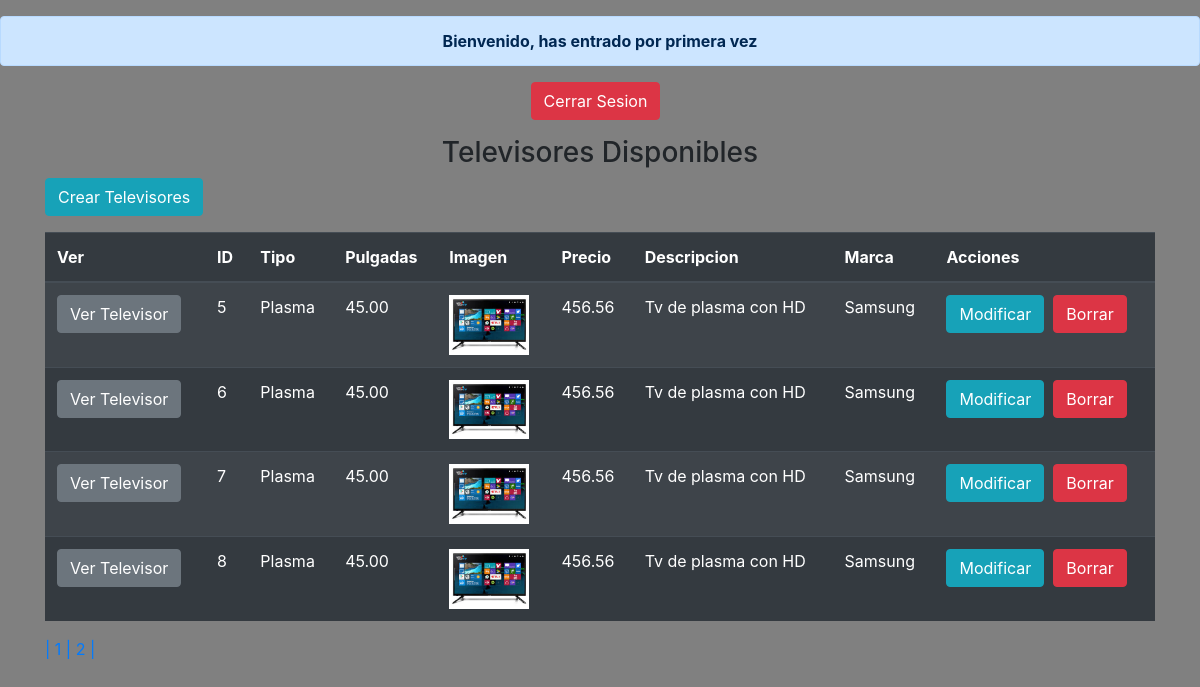
Page /televisores.php?pag=2 (signed in) on the committed database.
### tables this page shows
create table televisores(
	id int auto_increment primary key,
	tipo varchar(60) not null,
	pulgadas float(6,2),
	imagen varchar(120) default 'img/televisores/default.jpg',
	precio float (6,2),
	descripcion varchar (200) not null,
	marca varchar(20) not null
);

### class/Televisores.php (called while the page is built, shortened)
<?php
class Televisores
{
    private $conexion;
    public function __construct()
    {
        $numeroArg = func_num_args();
    }
    public function setConexion($con)
    {
        $this->conexion = $con;
    }
    public function getTotalRegistros()
    {
        $consulta = "select * from televisores";
        try {
            $televisores = $this->conexion->query($consulta);
        } catch (PDOException $ex) {
            die("Error al recuperar las plataformas!!!" . $ex->getMessage());
        }
        return $televisores->rowCount();
    }
    public function read($inf, $pag)
    {
        $consulta = "select * from televisores order by id limit $inf,$pag";
        try {
            $televisores = $this->conexion->query($consulta);
        } catch (PDOException $ex) {
            die("Error al recuperar las plataformas!!!" . $ex->getMessage());
        }
        return $televisores;
    }
}

### televisores.php (the view, shortened to what this page needs)
<?php
if(isset($_SESSION['contador']))
{
  $_SESSION['contador'] = $_SESSION['contador'] + 1;
  $mensaje = 'Número de visitas: ' . $_SESSION['contador'];
}
else
{
  $mensaje = 'Bienvenido, has entrado por primera vez';
}
?>
<!doctype html>
<html lang="en">
    <head>
        <link rel="stylesheet" href="https://stackpath.bootstrapcdn.com/bootstrap/4.3.1/css/bootstrap.min.css">
    </head>
    <body style="background-color: grey">
        <?php
        if (isset($_SESSION['usuario'])) {
            echo "<div class='text-center mt-3'>";
            echo "<form name='cerrar' action='cerrarSesion.php' method='POST' style='display:inline;'>";
            echo "<div class='alert alert-primary' role='alert'>";
        echo "<a href='#' class='alert-link mb-5'>".$mensaje."</a>";
        echo "</div>";
            echo "<input type='submit' class='btn btn-danger' value='Cerrar Sesion'>\n";
            echo "</form>&nbsp;";
           echo "</div>";
          }
        ?>
        <h3 class="text text-center mt-3">Televisores Disponibles</h3>
        <?php
            if($_SESSION['usuario']){
                echo "<div class='container mt-2'>";
                echo "<a href='ctelevisores.php' class='btn btn-info'>Crear Televisores</a>";
                echo "</div>";
            }
         ?>
        <div class="container mt-3">
            <table class="table table-striped table-dark">
                <thead>
                    <tr>
                        <th scope=col>Ver</th>
                        <th scope="col">ID</th>
                        <th scope="col">Tipo</th>
                        <th scope="col">Pulgadas</th>
                        <th scope="col">Imagen</th>
                        <th scope="col">Precio</th>
                        <th scope="col">Descripcion</th>
                        <th scope="col">Marca</th>
                        <?php
                        if($_SESSION['usuario']){
                        echo "<th scope='col'>Acciones</th>";
                        }
                                ?>
                    </tr>
                </thead>
                <tbody>
                    <?php
                        $miConexion=new Conexion();
                        $llave=$miConexion->getLlave();
                        $losTelevisores=new Televisores($llave);
                        $paginacion=4;
                        $total=$losTelevisores->getTotalRegistros();
                        $npaginas=ceil($total/$paginacion);
                        if(isset($_GET['pag'])){
                            $inf=($_GET['pag']-1)*$paginacion;
                            $televisores=$losTelevisores->read($inf,$paginacion);
                        }
                        else{
                           $televisores=$losTelevisores->read(0, $paginacion);
                        }
                        foreach($televisores as $item){
                            echo "<tr>";
                            echo "<td><a href='vtelevisor.php?id={$item[0]}' class='btn btn-secondary'</a>Ver Televisor</td>";
                            echo "<td>{$item[0]}</td>";
                            echo "<td>{$item[1]}</td>";
                            echo "<td>{$item[2]}</td>";
                            echo "<td><img src='{$item[3]}' width='80px' /></td>";
                            echo "<td>{$item[4]}</td>";
                            echo "<td>{$item[5]}</td>";
                            echo "<td>{$item[6]}</td>";
                            if($_SESSION['usuario']){
                            echo "<td>";
                            echo "<form name='br' action='delete.php' method='POST' >";
                            echo "<a href='mtelevisor.php?id={$item[0]}' class='btn btn-info'>Modificar</a>";
                            echo "&nbsp;&nbsp;<input type='submit' value='Borrar' class='btn btn-danger' />";
                            echo "</form>";
                            echo "</td>";
                            }
                            echo "</tr>";
                        }
                    ?>
                </tbody>
            </table>
            <?php
                for($i=1; $i<=$npaginas; $i++){
                    if($i!=$npaginas){
                        echo "<a href=televisores.php?pag=$i style='text-decoration:none'>|&nbsp;$i&nbsp;</a>";
                    }
                    else{
                        echo "<a href=televisores.php?pag=$i style='text-decoration:none'>|&nbsp;$i&nbsp;|</a>";
                    }
                }
            ?>
        </div>
    </body>
</html>

### rows in the picture
televisores: id "5", tipo "Plasma", pulgadas "45.00", imagen (placeholder picture), precio "456.56", descripcion "Tv de plasma con HD", marca "Samsung"
televisores: id "6", tipo "Plasma", pulgadas "45.00", imagen (placeholder picture), precio "456.56", descripcion "Tv de plasma con HD", marca "Samsung"
televisores: id "7", tipo "Plasma", pulgadas "45.00", imagen (placeholder picture), precio "456.56", descripcion "Tv de plasma con HD", marca "Samsung"
televisores: id "8", tipo "Plasma", pulgadas "45.00", imagen (placeholder picture), precio "456.56", descripcion "Tv de plasma con HD", marca "Samsung"

### other values in the picture
$mensaje "Bienvenido, has entrado por primera vez"
